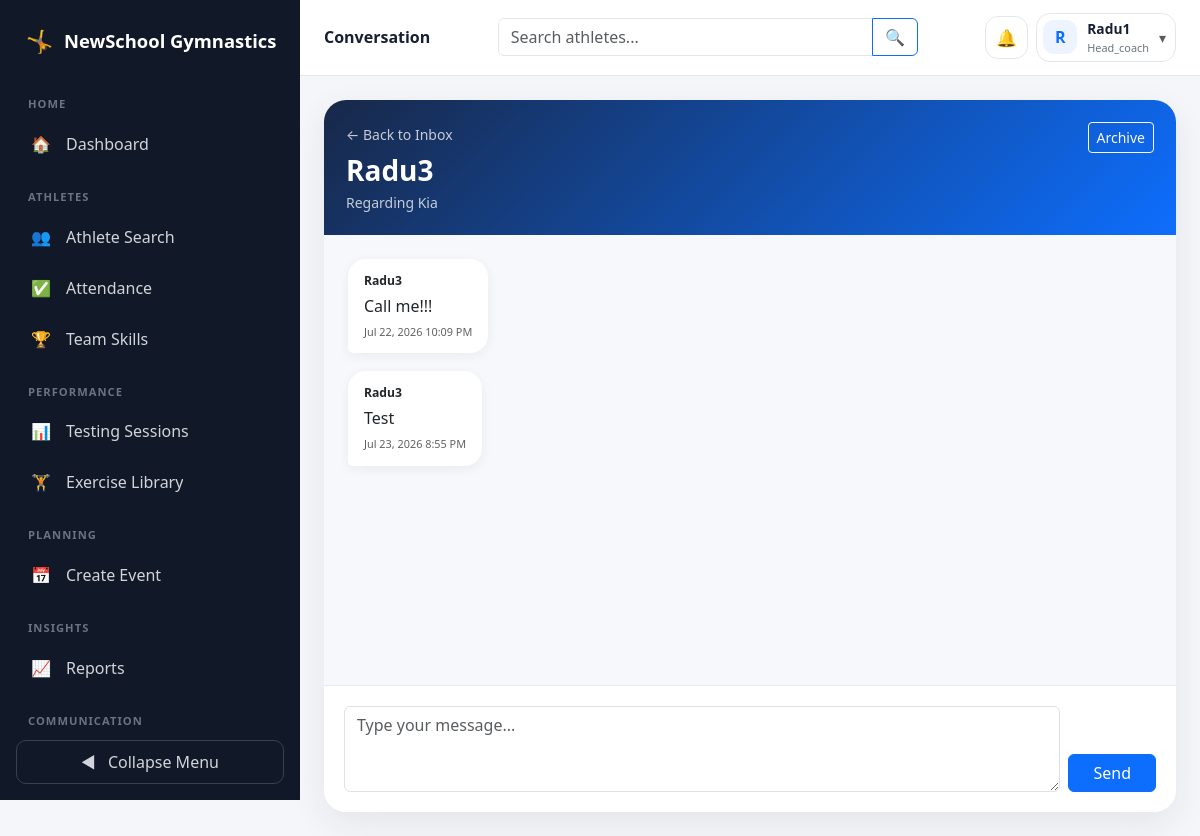
The app's page /communications/messages/4/ (signed in), older data.
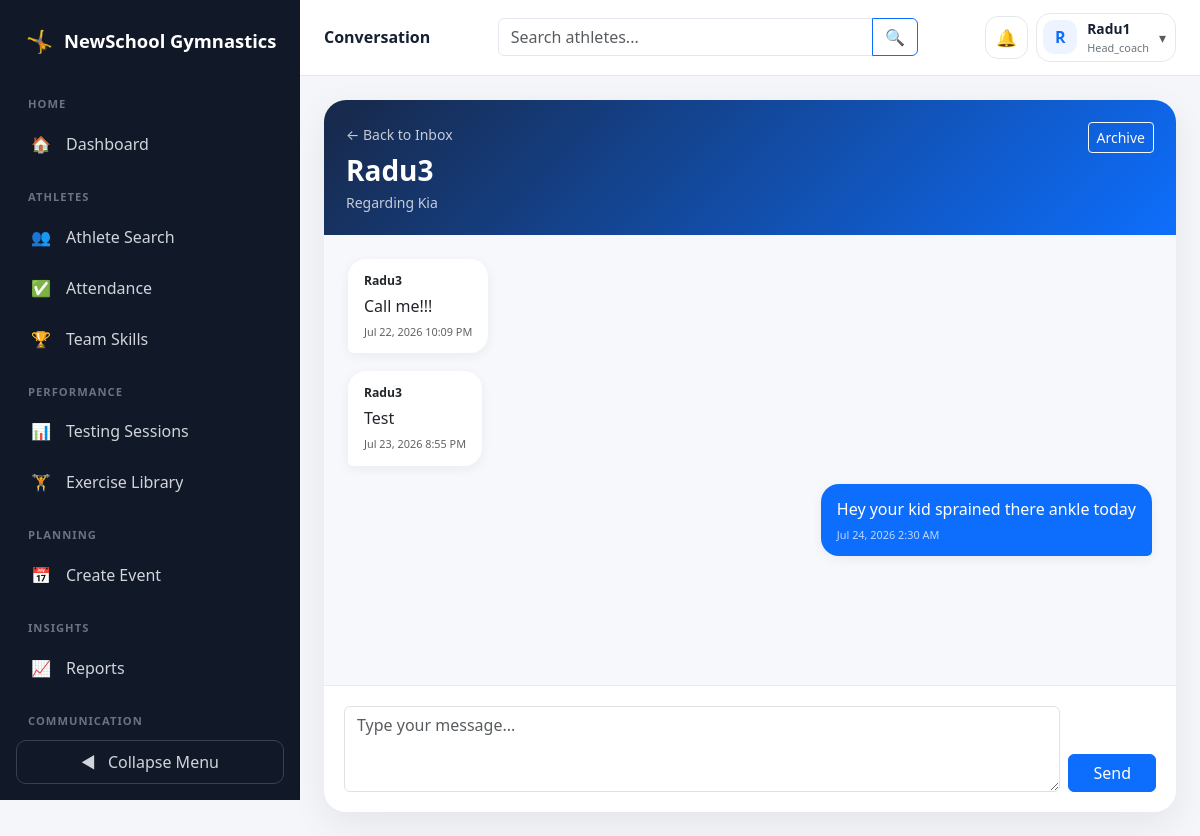
The same page, newer data.
### accounts/models.py (models this page shows)
class User(AbstractUser):
    ROLE_CHOICES = [
        ('admin', 'Admin'),
        ('head_coach', 'Head Coach'),
        ('coach', 'Coach'),
        ('athlete', 'Athlete'),
        ('parent', 'Parent'),
    ]
    role = models.CharField(max_length=20, choices=ROLE_CHOICES)

### communications/models.py (models this page shows, shortened)
class Message(models.Model):
    conversation = models.ForeignKey(
        Conversation,
        on_delete=models.CASCADE,
        related_name='messages'
    )
    sender = models.ForeignKey(
        settings.AUTH_USER_MODEL,
        on_delete=models.SET_NULL,
        related_name='communication_messages',
        null=True
    )
    body = models.TextField()
    created_at = models.DateTimeField(
        auto_now_add=True
    )
    edited_at = models.DateTimeField(
        null=True,
        blank=True
    )
    is_system_message = models.BooleanField(
        default=False
    )
    class Meta:
        ordering = [
            'created_at'
        ]
        indexes = [
            models.Index(
                fields=[
                    'conversation',
                    'created_at',
                ]
            ),
        ]

### communications/views.py (the view)
@login_required
def conversation_detail(
    request,
    conversation_id
):
    conversation = get_object_or_404(
        Conversation.objects.prefetch_related(
            'participants',
            'messages__sender'
        ),
        id=conversation_id
    )
    participation = (
        ConversationParticipant.objects
        .filter(
            conversation=conversation,
            user=request.user
        )
        .first()
    )
    if not participation:
        raise Http404(
            'Conversation not found.'
        )
    participation.mark_read()
    Notification.objects.filter(
        recipient=request.user,
        notification_type=Notification.TYPE_MESSAGE,
        link=conversation.get_absolute_url(),
        is_read=False
    ).update(
        is_read=True
    )
    if request.method == 'POST':
        form = MessageForm(
            request.POST
        )
        if form.is_valid():
            try:
                send_message(
                    conversation=conversation,
                    sender=request.user,
                    body=form.cleaned_data[
                        'message'
                    ]
                )
                return redirect(
                    'conversation_detail',
                    conversation_id=conversation.id
                )
            except (
                PermissionError,
                ValueError
            ) as error:
                form.add_error(
                    'message',
                    str(error)
                )
    else:
        form = MessageForm()
    other_participants = (
        conversation.other_participants(
            request.user
        )
    )
    return render(
        request,
        'communications/conversation_detail.html',
        {
            'conversation': conversation,
            'other_participants': other_participants,
            'conversation_messages': (
                conversation.messages.select_related(
                    'sender'
                )
            ),
            'form': form,
        }
    )

### communications/forms.py
class MessageForm(forms.Form):
    message = forms.CharField(
        label='',
        widget=forms.Textarea(
            attrs={
                'rows': 3,
                'placeholder': 'Type your message...',
                'class': 'form-control',
            }
        )
    )

### communications/context_processors.py (called while the page is built)
def notification_context(request):
    if not request.user.is_authenticated:
        return {
            'global_notifications': [],
            'global_unread_notification_count': 0,
        }
    unread_notifications = (
        Notification.objects
        .filter(
            recipient=request.user,
            is_read=False
        )
        .order_by('-created_at')
    )
    return {
        'global_notifications': unread_notifications[:5],
        'global_unread_notification_count': (
            unread_notifications.count()
        ),
    }

### communications/models.py (called while the page is built)
    def get_absolute_url(self):
        return reverse(
            'conversation_detail',
            args=[self.pk]
        )

    def other_participants(self, user):
        return self.participants.exclude(
            id=user.id
        )

### communications/templates/communications/conversation_detail.html (shortened to what the changed rows need)
{% extends "base.html" %}
{% block content %}
<div class="conversation-page">
    <div class="card conversation-shell">
        <div class="conversation-header">
            <div class="d-flex justify-content-between align-items-start gap-3">
                <div>
                    <a
                        href="{% url 'communication_inbox' %}"
                        class="text-white text-decoration-none small opacity-75"
                    >
                        ← Back to Inbox
                    </a>
                    <h3 class="fw-bold mt-2 mb-1">
                        {% if conversation.subject %}
                            {{ conversation.subject }}
                        {% else %}
                            {% for participant in other_participants %}
                                {% if participant.get_full_name %}
                                    {{ participant.get_full_name }}
                                {% else %}
                                    {{ participant.username }}
                                {% endif %}
                            {% endfor %}
                        {% endif %}
                    </h3>
                    {% if conversation.related_athlete %}
                        <div class="small opacity-75">
                            Regarding
                            {% if conversation.related_athlete.get_full_name %}
                                {{ conversation.related_athlete.get_full_name }}
                            {% else %}
                                {{ conversation.related_athlete.username }}
                            {% endif %}
                        </div>
                    {% endif %}
                </div>
            </div>
        </div>
        <div
            class="messages-window"
            id="messages-window"
        >
            {% for message in conversation_messages %}
                <div
                    class="
                        message-row
                        {% if message.sender == user %}
                            mine
                        {% endif %}
                    "
                >
                    <div class="message-bubble">
                        {% if message.sender != user %}
                            <div class="message-sender">
                                {% if message.sender %}
                                    {% if message.sender.get_full_name %}
                                        {{ message.sender.get_full_name }}
                                    {% else %}
                                        {{ message.sender.username }}
                                    {% endif %}
                                {% else %}
                                    System
                                {% endif %}
                            </div>
                        {% endif %}
                        <div>
                            {{ message.body|linebreaksbr }}
                        </div>
                        <div class="message-time">
                            {{ message.created_at|date:"M d, Y g:i A" }}
                        </div>
                    </div>
                </div>
            {% empty %}
                <div class="text-center text-muted py-5">
                    No messages yet.
                </div>
            {% endfor %}
        </div>
    </div>
</div>
{% endblock %}

Row changes from the older to the newer data that the page shows:
added Message: body "Hey your kid sprained there ankle today", created_at "Jul 24, 2026 2:30 AM"
